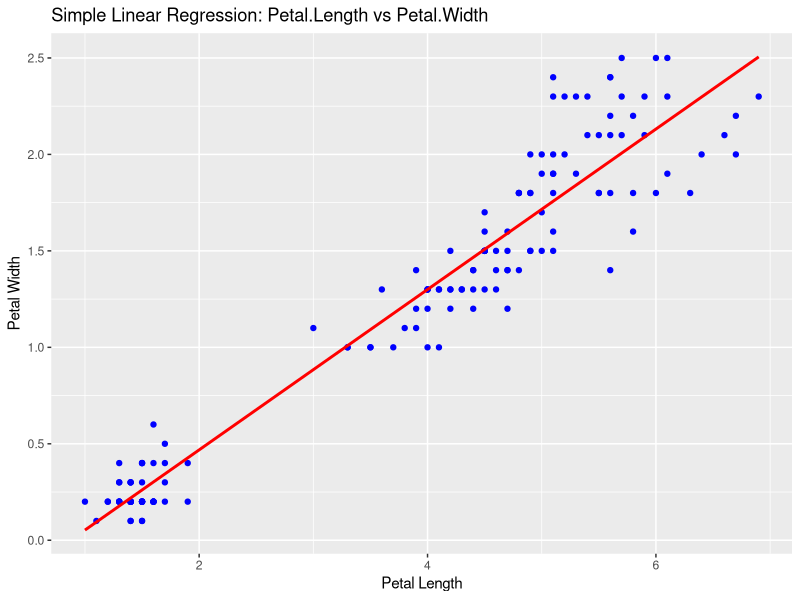

Generate this figure with R:
## ---- chunk 1
# Load necessary libraries
install.packages('ggplot2')
library(ggplot2)

# Load the iris dataset
data(iris)

# Fit a simple linear regression model
model <- lm(Petal.Width ~ Petal.Length, data = iris)

# Show the model summary
summary(model)

# Plot with regression line
ggplot(iris, aes(x = Petal.Length, y = Petal.Width)) +
  geom_point(color = "blue") +
  geom_smooth(method = "lm", se = FALSE, color = "red") +
  labs(title = "Simple Linear Regression: Petal.Length vs Petal.Width",
       x = "Petal Length",
       y = "Petal Width")

